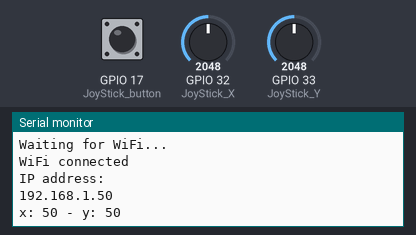
Recording of a sketch running on a simulated ESP32. Shown: the last lines printed to the serial monitor. Inputs (shaded band) come from the test bench; at power-on: GPIO 32 (JoyStick_X) = 2048, GPIO 33 (JoyStick_Y) = 2048, GPIO 17 (JoyStick_button) HIGH. WiFi joins after 1.5 s; servers stay silent unless stated.

Above: at 3.2 s.
3.3 s: GPIO 32 (JoyStick_X) set to 2866
At 3.3 s:
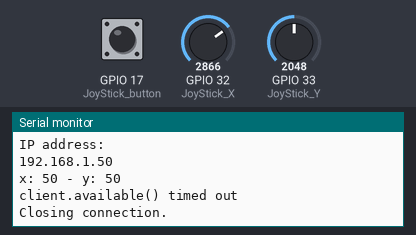
6.2 s: GPIO 33 (JoyStick_Y) set to 2866
At 7.3 s:
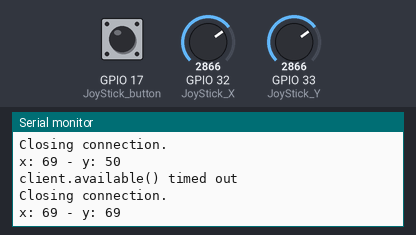
9.1 s: GPIO 32 (JoyStick_X) set to 3603
At 11.7 s:
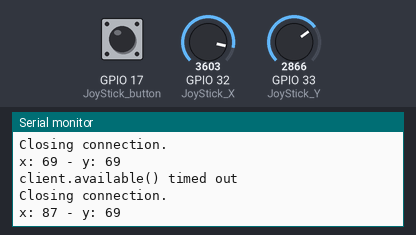
12.0 s: GPIO 33 (JoyStick_Y) set to 3603
At 14.1 s:
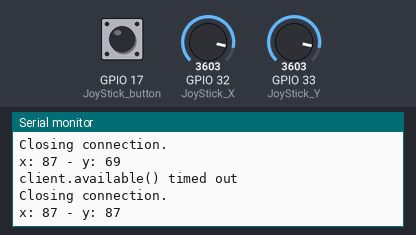
Timing chart, 0 to 15.6 s (numbered marks = the images above; inputs shaded):
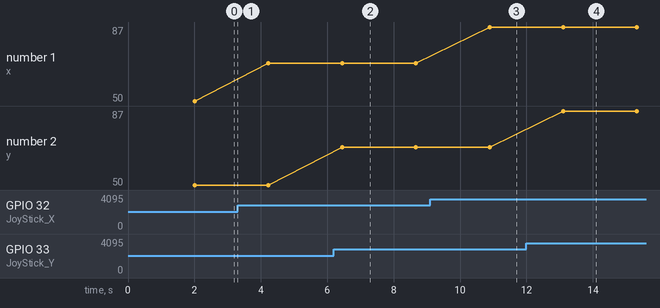

The sketch:

ControlArdu.ino
```cpp
int JoyStick_X = 32;  // Analog Pin  X

int JoyStick_Y = 33;  // // Analog Pin  Y

int JoyStick_button = 17;  // IO Pin

#include <WiFi.h>
#include <HTTPClient.h>

//St//ring url = "192.168.1.200/temperature";
    const uint16_t port = 80;
    const char * host = "192.168.1.200";

#include "config.h"  // Sustituir con datos de vuestra red
//#include "Client.hpp"
//#include "ESP32_Utils.hpp"
//#include "ESP32_Utils_Client.hpp"

#include <WiFi.h>
#include <WiFiMulti.h>

WiFiMulti WiFiMulti;

void setup() {

  pinMode(JoyStick_X, INPUT);

  pinMode(JoyStick_Y, INPUT);

  pinMode(JoyStick_button, INPUT_PULLUP);

  Serial.begin(115200);

  //ConnectWiFi_AP();
  //ConnectWiFi_STA();

  WiFiMulti.addAP(ssid, password);

  Serial.println();
  Serial.println();
  Serial.print("Waiting for WiFi... ");

  while (WiFiMulti.run() != WL_CONNECTED) {
    Serial.print(".");
    delay(500);
  }

  Serial.println("");
  Serial.println("WiFi connected");
  Serial.println("IP address: ");
  Serial.println(WiFi.localIP());

  delay(500);
}

int x, y, button;
int xS, yS, buttonS;

WiFiClient client;

void loop() {

  x = analogRead(JoyStick_X);  //  X

  y = analogRead(JoyStick_Y);  //  Y

  button = digitalRead(JoyStick_button);  //

  x = map(x, 0, 4095, 0, 100);

  y = map(y, 0, 4095, 0, 100);

  Serial.print("x: " + String(x));

  Serial.println(" - y: " + String(y));

  if (!client.connect(host, port)) {
    Serial.println("Connection failed.");
    Serial.println("Waiting 5 seconds before retrying...");
    delay(5000);
    return;
  }

  client.println("test!!!! XXXXX ");
int maxloops = 0;

  //wait for the server's reply to become available
  while (!client.available() && maxloops < 1000) {
    maxloops++;
    delay(1);  //delay 1 msec
  }
  if (client.available() > 0) {
    //read back one line from the server
    String line = client.readStringUntil('\r');
    Serial.println(line);
  } else {
    Serial.println("client.available() timed out ");
  }

  Serial.println("Closing connection.");
  client.stop();

  delay(1000);


  /* if (x != xS) {
    SendData("X:" + String(x));
    xS = x;
  }
  // else {
  //  Serial.print("x: " + String(x));
  //  Serial.println(" - xs: " + String(xS));
  //}

  if (y != yS) {
    SendData("Y:" + String(y));
    yS = y;
  }

  if (button != buttonS) {
    SendData("B:" + String(button));
    buttonS = button;
  }*/
}

/*
const uint16_t port = 80;
const char* host = "192.168.1.140";
WiFiClient client;

void SendData(String DataXYB) {


  if (!client.connect(host, port)) {
    Serial.println("Connection failed.");
    Serial.println("Waiting 5 seconds before retrying...");
    delay(5000);

    SendData(DataXYB);
    return;
  }


  Serial.println("Send: " + DataXYB);
  client.println(DataXYB);
  int maxloops = 0;

  //wait for the server's reply to become available
  while (!client.available() && maxloops < 1000) {
    maxloops++;
    delay(1);  //delay 1 msec
  }

  if (client.available() > 0) {
    //read back one line from the server
    String line = client.readStringUntil('\r');

    Serial.println(line);
  //Serial.println('\n');
  }

  //else {
  //  Serial.println("client.available() timed out ");
  //}
}*/
```

config.h
```cpp
const char* ssid     =  "ControlLuz01";
const char* password = "goodlife";
const char* hostname = "ESP32_1";

IPAddress ip(192, 168, 1, 220);
IPAddress gateway(192, 168, 1, 1);
IPAddress subnet(255, 255, 255, 0);
```

Measured:
- after the input at 6.2 s, the serial monitor: prints a new line after 0.25 s (image 2)
- after the input at 9.1 s, the serial monitor: prints a new line after 1.8 s (image 3)
- after the input at 12.0 s, the serial monitor: prints a new line after 1.1 s (image 4)
- plotted number 1: 50 → 69 after the input at 3.3 s, 69 → 87 after the input at 9.1 s
